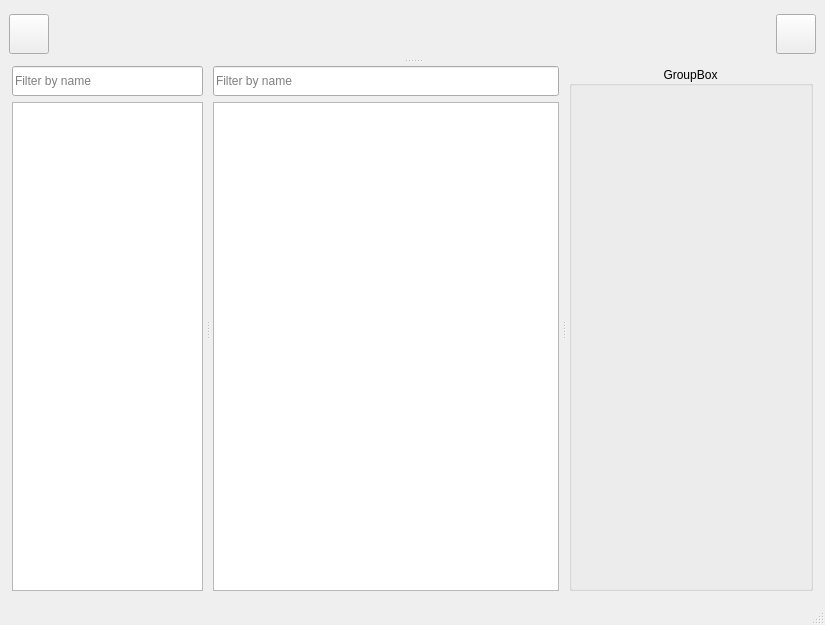
<?xml version="1.0" encoding="UTF-8"?>
<ui version="4.0">
 <class>MainWindow</class>
 <widget class="QMainWindow" name="MainWindow">
  <property name="geometry">
   <rect>
    <x>0</x>
    <y>0</y>
    <width>825</width>
    <height>625</height>
   </rect>
  </property>
  <property name="windowTitle">
   <string>GAOLIB</string>
  </property>
  <property name="windowIcon">
   <iconset>
    <normaloff>icons/gaolib.png</normaloff>icons/gaolib.png</iconset>
  </property>
  <property name="styleSheet">
   <string notr="true">QMainWindow{
    color: #b1b1b1;
    background-color: #3c3c3c;
}

QWidget{
            background-color: #444;
            color: white;
}


QScrollArea{
            background-color: #444;
            color: white;
			border: 0px solid #222;
			
}

QListWidget{
            background-color: #444;
            color: white;
			border: 0px solid #222;
			
}

QStatusBar{
    color: white;
}

QMenuBar {
            background-color: #444;
}

QMenuBar::item {
            background-color: #444;
            color: rgb(255,255,255);
}

QMenuBar::item::selected {
            background-color: rgb(30,30,30);
}

QMenu {
            background-color: #3c3c3c;
}

QMenu::item {
            background-color: #3c3c3c;
            color: rgb(255,255,255);
}

QMenu::item::selected {
            background-color: rgb(30,30,30);
}

QDialog
{
    color: #b1b1b1;
    background-color: #3c3c3c;
}

QTabWidget QWidget
{
    background: #444;
}

#page, #page_2, #page_3 {
    background-color: #3c3c3c;
}

QGroupBox {
     color: #628CB2;
     border: 1px solid #222;
     border-radius: 5px;
     margin-top: 1ex; /* leave space at the top for the title */
}

QGroupBox::title {
     subcontrol-origin: margin;
     subcontrol-position: top center; /* position at the top center */
     padding: 0 3px;
     background-color: QLinearGradient( x1: 0, y1: 1, x2: 0, y2: 0, stop: 0 #333, stop: 1 #3c3c3c);
}

QHeaderView::section:vertical
{
    margin-bottom: 4px;
    border: 1px solid;
}

QLineEdit
{
    background-color: QLinearGradient( x1: 0, y1: 0, x2: 0, y2: 1, stop: 0 #4d4d4d, stop: 0 #646464, stop: 1 #5d5d5d);
    padding: 1px;
    border-style: solid;
    border: 1px solid #4D5056;
    border-radius: 5;
    color: #b1b1b1;
}

QPushButton
{
    color: #b1b1b1;
    background-color: QLinearGradient( x1: 0, y1: 0, x2: 0, y2: 1, stop: 0 #565656, stop: 0.1 #525252, stop: 0.5 #4e4e4e, stop: 0.9 #4a4a4a, stop: 1 #464646);
    border-width: 1px;
    border-color: #555555;
    border-style: solid;
    border-radius: 5;
    padding: 3px;
    padding-left: 5px;
    padding-right: 5px;
    outline: 0;
}

QPushButton:pressed
{
    background-color: QLinearGradient( x1: 0, y1: 0, x2: 0, y2: 1, stop: 0 #3d3d3d, stop: 0.1 #3b3b3b, stop: 0.5 #393939, stop: 0.9 #383838, stop: 1 #353535);
}

QComboBox
{
    color: #b1b1b1;
    background-color: QLinearGradient( x1: 0, y1: 0, x2: 0, y2: 1, stop: 0 #565656, stop: 0.1 #525252, stop: 0.5 #4e4e4e, stop: 0.9 #4a4a4a, stop: 1 #464646);
    border: 1px outset #4D5056;
    border-radius: 3px;
    padding: 1px 3px 1px 5px;
    selection-background-color: QLinearGradient( x1: 0, y1: 0, x2: 0, y2: 1, stop: 0 #097ace, stop: 1 #097ace);
    combobox-popup: 1;
}

QComboBox:hover, QPushButton:hover
{
    border: 1px solid QLinearGradient( x1: 0, y1: 0, x2: 0, y2: 1, stop: 0 #333 , stop: 1 #333);
}

QComboBox:on
{
    background-color: QLinearGradient( x1: 0, y1: 0, x2: 0, y2: 1, stop: 0 #2d2d2d, stop: 0.1 #2b2b2b, stop: 0.5 #292929, stop: 0.9 #282828, stop: 1 #252525);
}

QComboBox:!editable:on, QComboBox::drop-down:editable:on {
    background: QLinearGradient( x1: 0, y1: 0, x2: 0, y2: 1, stop: 0 #2d2d2d, stop: 0.1 #2b2b2b, stop: 0.5 #292929, stop: 0.9 #282828, stop: 1 #252525);
}

QComboBox::drop-down
{
     subcontrol-origin: padding;
     subcontrol-position: top right;
     border-left-width: 0px;
     border-left-color: black;
     border-left-style: inset;
     border-top-right-radius: 3px; /* same radius as the QComboBox */
     border-bottom-right-radius: 3px;
}

QComboBox::down-arrow {
     image: url(./icons/arrow.png);
}

QComboBox QAbstractItemView {
    selection-background-color: lightgray;
    background-color: #3c3c3c;
    border: 1px outset #3c3c3c;
}

QLabel
{
    color: #b1b1b1;
}

QSplitter::handle:vertical
{
    background: qlineargradient(x1:0, y1:0, x2:0, y2:1, stop:0 #494949, stop:1 #6f6f6f);
    height: 2px;
}

QSplitter::handle:horizontal
{
    background: qlineargradient(x1:0, y1:0, x2:1, y2:0, stop:0 #494949, stop:1 #6f6f6f);
    width: 2px;
}

QToolBox {
    background: #444;
}

QToolBox QScrollArea&gt;QWidget&gt;QWidget
{
    background: #444;
}

QToolBox::tab {
   background: qlineargradient(x1: 0, y1: 0, x2: 0, y2: 1, stop: 0 #E1E1E1, stop: 0.4 #DDDDDD, stop: 0.5 #D8D8D8, stop: 1.0 #D3D3D3);
   color: darkgray;
}

QToolBox::tab:selected {
    color: black;
}

QTabWidget::pane { /* The tab widget frame */
    border: 1px solid #333;
    background-color: #3c3c3c;
}

QTabBar::tab {
    background: #3a3a3a;
    border: 1px solid #222;
    border-bottom-color: #444; /* same as the pane color */
    min-width: 8ex;
    border-top-left-radius: 2px;
    border-top-right-radius: 2px;
    padding: 3px;
}


QTabBar::tab:selected, QTabBar::tab:hover {
    background: #444;
    border-bottom-color: #444; /* same as the pane color */
    color: white;
}

QTabBar::tab:!selected {
    margin-top: 2px; /* make non-selected tabs look smaller */
}

QPlainTextEdit {
    background-color: #111;
}
</string>
  </property>
  <widget class="QWidget" name="centralwidget">
   <layout class="QVBoxLayout" name="verticalLayout_4">
    <item>
     <widget class="QSplitter" name="splitter_3">
      <property name="orientation">
       <enum>Qt::Vertical</enum>
      </property>
      <widget class="QWidget" name="widget_5" native="true">
       <property name="maximumSize">
        <size>
         <width>16777215</width>
         <height>50</height>
        </size>
       </property>
       <layout class="QHBoxLayout" name="horizontalLayout">
        <property name="leftMargin">
         <number>0</number>
        </property>
        <property name="topMargin">
         <number>0</number>
        </property>
        <property name="rightMargin">
         <number>0</number>
        </property>
        <property name="bottomMargin">
         <number>0</number>
        </property>
        <item>
         <widget class="QPushButton" name="newPushButton">
          <property name="minimumSize">
           <size>
            <width>40</width>
            <height>40</height>
           </size>
          </property>
          <property name="maximumSize">
           <size>
            <width>40</width>
            <height>40</height>
           </size>
          </property>
          <property name="text">
           <string/>
          </property>
          <property name="icon">
           <iconset>
            <normaloff>icons/new.png</normaloff>icons/new.png</iconset>
          </property>
          <property name="iconSize">
           <size>
            <width>35</width>
            <height>35</height>
           </size>
          </property>
          <property name="autoDefault">
           <bool>false</bool>
          </property>
         </widget>
        </item>
        <item>
         <spacer name="horizontalSpacer">
          <property name="orientation">
           <enum>Qt::Horizontal</enum>
          </property>
          <property name="sizeHint" stdset="0">
           <size>
            <width>40</width>
            <height>20</height>
           </size>
          </property>
         </spacer>
        </item>
        <item>
         <widget class="QPushButton" name="settingsPushButton">
          <property name="minimumSize">
           <size>
            <width>40</width>
            <height>40</height>
           </size>
          </property>
          <property name="maximumSize">
           <size>
            <width>40</width>
            <height>40</height>
           </size>
          </property>
          <property name="text">
           <string/>
          </property>
          <property name="icon">
           <iconset>
            <normaloff>icons/settings.png</normaloff>icons/settings.png</iconset>
          </property>
          <property name="iconSize">
           <size>
            <width>35</width>
            <height>35</height>
           </size>
          </property>
          <property name="autoDefault">
           <bool>false</bool>
          </property>
         </widget>
        </item>
       </layout>
      </widget>
      <widget class="QSplitter" name="splitter_2">
       <property name="sizePolicy">
        <sizepolicy hsizetype="Preferred" vsizetype="Expanding">
         <horstretch>0</horstretch>
         <verstretch>0</verstretch>
        </sizepolicy>
       </property>
       <property name="minimumSize">
        <size>
         <width>700</width>
         <height>400</height>
        </size>
       </property>
       <property name="orientation">
        <enum>Qt::Horizontal</enum>
       </property>
       <widget class="QWidget" name="widget_6" native="true">
        <property name="sizePolicy">
         <sizepolicy hsizetype="Preferred" vsizetype="Expanding">
          <horstretch>0</horstretch>
          <verstretch>0</verstretch>
         </sizepolicy>
        </property>
        <property name="minimumSize">
         <size>
          <width>150</width>
          <height>0</height>
         </size>
        </property>
        <property name="maximumSize">
         <size>
          <width>600</width>
          <height>16777215</height>
         </size>
        </property>
        <property name="baseSize">
         <size>
          <width>150</width>
          <height>0</height>
         </size>
        </property>
        <layout class="QVBoxLayout" name="verticalLayout_3">
         <property name="leftMargin">
          <number>3</number>
         </property>
         <property name="topMargin">
          <number>3</number>
         </property>
         <property name="rightMargin">
          <number>3</number>
         </property>
         <property name="bottomMargin">
          <number>3</number>
         </property>
         <item>
          <widget class="QLineEdit" name="searchHierarchyEdit">
           <property name="minimumSize">
            <size>
             <width>0</width>
             <height>30</height>
            </size>
           </property>
           <property name="placeholderText">
            <string>Filter by name</string>
           </property>
          </widget>
         </item>
         <item>
          <widget class="QTreeView" name="hierarchyTreeView">
           <property name="sizePolicy">
            <sizepolicy hsizetype="Preferred" vsizetype="Preferred">
             <horstretch>0</horstretch>
             <verstretch>0</verstretch>
            </sizepolicy>
           </property>
           <property name="focusPolicy">
            <enum>Qt::NoFocus</enum>
           </property>
           <property name="verticalScrollBarPolicy">
            <enum>Qt::ScrollBarAsNeeded</enum>
           </property>
           <property name="horizontalScrollBarPolicy">
            <enum>Qt::ScrollBarAsNeeded</enum>
           </property>
           <property name="sizeAdjustPolicy">
            <enum>QAbstractScrollArea::AdjustToContentsOnFirstShow</enum>
           </property>
           <attribute name="headerVisible">
            <bool>false</bool>
           </attribute>
          </widget>
         </item>
        </layout>
       </widget>
       <widget class="QSplitter" name="splitter">
        <property name="orientation">
         <enum>Qt::Horizontal</enum>
        </property>
        <widget class="QWidget" name="widget" native="true">
         <property name="sizePolicy">
          <sizepolicy hsizetype="Expanding" vsizetype="Expanding">
           <horstretch>0</horstretch>
           <verstretch>0</verstretch>
          </sizepolicy>
         </property>
         <layout class="QVBoxLayout" name="verticalLayout_2">
          <property name="sizeConstraint">
           <enum>QLayout::SetMaximumSize</enum>
          </property>
          <property name="leftMargin">
           <number>3</number>
          </property>
          <property name="topMargin">
           <number>3</number>
          </property>
          <property name="rightMargin">
           <number>3</number>
          </property>
          <property name="bottomMargin">
           <number>3</number>
          </property>
          <item>
           <widget class="QLineEdit" name="searchEdit">
            <property name="minimumSize">
             <size>
              <width>0</width>
              <height>30</height>
             </size>
            </property>
            <property name="placeholderText">
             <string>Filter by name</string>
            </property>
           </widget>
          </item>
          <item>
           <widget class="QListView" name="listView">
            <property name="editTriggers">
             <set>QAbstractItemView::DoubleClicked|QAbstractItemView::EditKeyPressed</set>
            </property>
            <property name="iconSize">
             <size>
              <width>130</width>
              <height>130</height>
             </size>
            </property>
            <property name="resizeMode">
             <enum>QListView::Fixed</enum>
            </property>
            <property name="spacing">
             <number>10</number>
            </property>
            <property name="viewMode">
             <enum>QListView::IconMode</enum>
            </property>
           </widget>
          </item>
         </layout>
        </widget>
        <widget class="QWidget" name="widget_2" native="true">
         <property name="sizePolicy">
          <sizepolicy hsizetype="Preferred" vsizetype="Preferred">
           <horstretch>0</horstretch>
           <verstretch>0</verstretch>
          </sizepolicy>
         </property>
         <property name="minimumSize">
          <size>
           <width>250</width>
           <height>0</height>
          </size>
         </property>
         <property name="maximumSize">
          <size>
           <width>600</width>
           <height>16777215</height>
          </size>
         </property>
         <layout class="QVBoxLayout" name="verticalLayout">
          <property name="leftMargin">
           <number>3</number>
          </property>
          <property name="topMargin">
           <number>3</number>
          </property>
          <property name="rightMargin">
           <number>3</number>
          </property>
          <property name="bottomMargin">
           <number>3</number>
          </property>
          <item>
           <widget class="QGroupBox" name="infoGroupBox">
            <property name="minimumSize">
             <size>
              <width>0</width>
              <height>0</height>
             </size>
            </property>
            <property name="baseSize">
             <size>
              <width>0</width>
              <height>0</height>
             </size>
            </property>
            <property name="title">
             <string>GroupBox</string>
            </property>
            <property name="alignment">
             <set>Qt::AlignCenter</set>
            </property>
            <layout class="QVBoxLayout" name="verticalLayout_5">
             <property name="leftMargin">
              <number>3</number>
             </property>
             <property name="topMargin">
              <number>3</number>
             </property>
             <property name="rightMargin">
              <number>3</number>
             </property>
             <property name="bottomMargin">
              <number>3</number>
             </property>
            </layout>
           </widget>
          </item>
         </layout>
        </widget>
       </widget>
      </widget>
     </widget>
    </item>
   </layout>
  </widget>
  <widget class="QMenuBar" name="menubar">
   <property name="geometry">
    <rect>
     <x>0</x>
     <y>0</y>
     <width>825</width>
     <height>21</height>
    </rect>
   </property>
  </widget>
  <widget class="QStatusBar" name="statusbar"/>
 </widget>
 <resources/>
 <connections/>
</ui>
